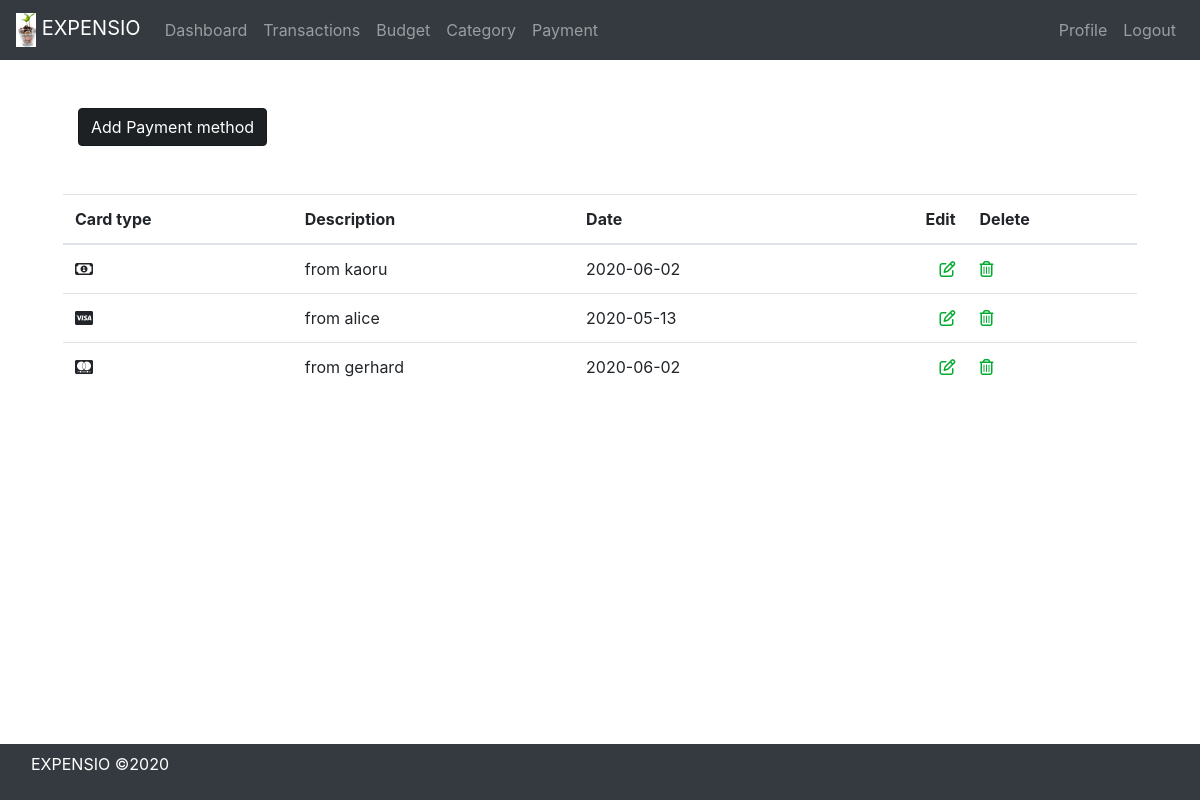
The app's page /payment/ (signed in) with its own data.
### payment/models.py (models this page shows, shortened)
class Payment(models.Model):
    VISA = "VISA"
    MASTERCARD = "MASTERCARD"
    BANK = "BANK"
    CRYPTO = "CRYPTO"
    CASH = "CASH"
    PAYMENT_TYPE = [
        (CASH, "Cash"),
        (VISA, "Visa"),
        (MASTERCARD, "Mastercard"),
        (BANK, "Bank"),
        (CRYPTO, "Crypto"),
    ]
    type = models.CharField(max_length=50, choices=PAYMENT_TYPE, default=CASH, )
    date = models.DateTimeField()
    description = models.CharField(max_length=100, default="")
    user = models.ForeignKey("auth.User", on_delete=models.CASCADE)

### payment/views.py (the view)
# urls.py: path("", login_required(PaymentListView.as_view()), name="payment"),
class PaymentListView(ListView):
    model = Payment
    template_name = "payment.html"
    def get_queryset(self):
        return Payment.objects.filter(user=self.request.user)

### payment/templates/payment.html
{% extends 'base.html' %}
{% block content %}
    <a href="/payment/add" class="btn btn btn-dark active" role="button" aria-pressed="true">Add Payment method</a>
    <div class="row pt-5">
        <div class="table-responsive">
            <table class="table">
                <thead>
                    <tr>
                        <th scope="col">Card type</th>
                        <th scope="col">Description</th>
                        <th scope="col">Date</th>
                        <th scope="col" class="text-right">Edit</th>
                        <th scope="col">Delete</th>
                    </tr>
                </thead>
                <tbody>
                    {% for payment in object_list %}
                        <tr>
                            {% if payment.type == 'CASH'%}
                                <td><i class="far fa-money-bill-alt"></i></td>
                            {% elif payment.type == 'VISA' %}
                                <td><i class="fab fa-cc-visa"></i></td>
                            {% elif payment.type == 'MASTERCARD' %}
                                <td><i class="fab fa-cc-mastercard"></i></td>
                            {% elif payment.type == 'BANK' %}
                                <td><i class="fas fa-university"></i></td>
                            {% elif payment.type == 'CRYPTO' %}
                                <td><i class="fab fa-bitcoin"></i></td>
                            {% endif %}
                            <td>{{ payment.description }}</td>
                            <td>{{ payment.date | date:"Y-m-d" }}</td>
                            <td class="text-right">
                                <a href="{{ payment.id  }}/edit">
                                    <i class="far fa-edit" style="color:#03ab30;"></i>
                                </a>
                            </td>
                            <td>
                                <a href="{{ payment.id  }}/delete">
                                    <i class="far fa-trash-alt" style="color:#03ab30;"></i>
                                </a>
                            </td>
                        </tr>
                    {% endfor %}
                </tbody>
            </table>
        </div>
    </div>
{% endblock content %}

### records on screen
Payment: type "CASH" (drawn), description "from kaoru", date "2020-06-02"
Payment: type "VISA" (drawn), description "from alice", date "2020-05-13"
Payment: type "MASTERCARD" (drawn), description "from gerhard", date "2020-06-02"
